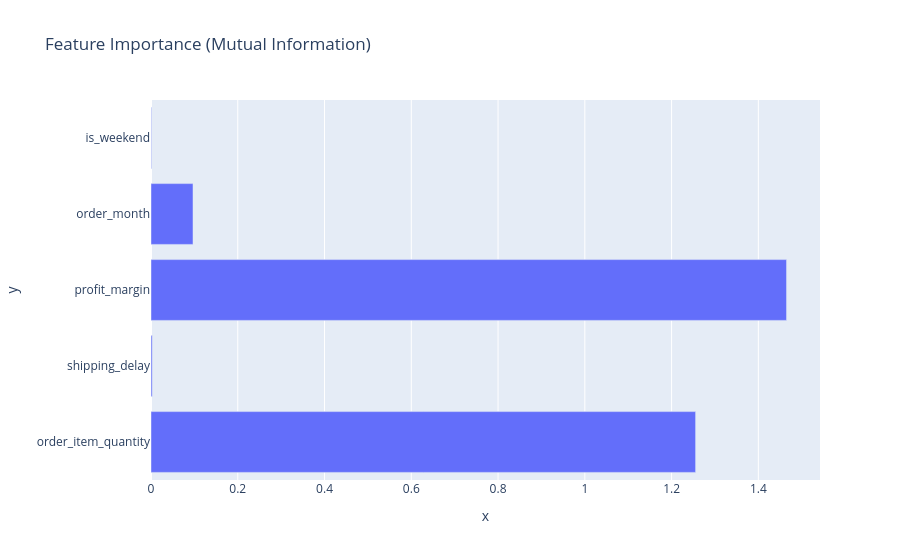

Source (notebook cell):
### Code cell
fig = px.bar(x=mi_scores.values,
             y=mi_scores.index,
             orientation='h',
             title="Feature Importance (Mutual Information)")

fig.show()

### Figure 1 — Plotly figure (JSON) as saved in the notebook; plotly's stock layout.template omitted (floating-point values rounded to 4 significant figures)
{"data": [{"hovertemplate": "x=%{x}<br>y=%{y}<extra></extra>", "legendgroup": "", "marker": {"color": "#636efa", "pattern": {"shape": ""}}, "name": "", "orientation": "h", "showlegend": false, "textposition": "auto", "type": "bar", "x": [1.255, 0.002834, 1.465, 0.09684, 0.001247], "xaxis": "x", "y": ["order_item_quantity", "shipping_delay", "profit_margin", "order_month", "is_weekend"], "yaxis": "y"}], "layout": {"barmode": "relative", "legend": {"tracegroupgap": 0}, "title": {"text": "Feature Importance (Mutual Information)"}, "xaxis": {"anchor": "y", "domain": [0, 1], "title": {"text": "x"}}, "yaxis": {"anchor": "x", "domain": [0, 1], "title": {"text": "y"}}}}
